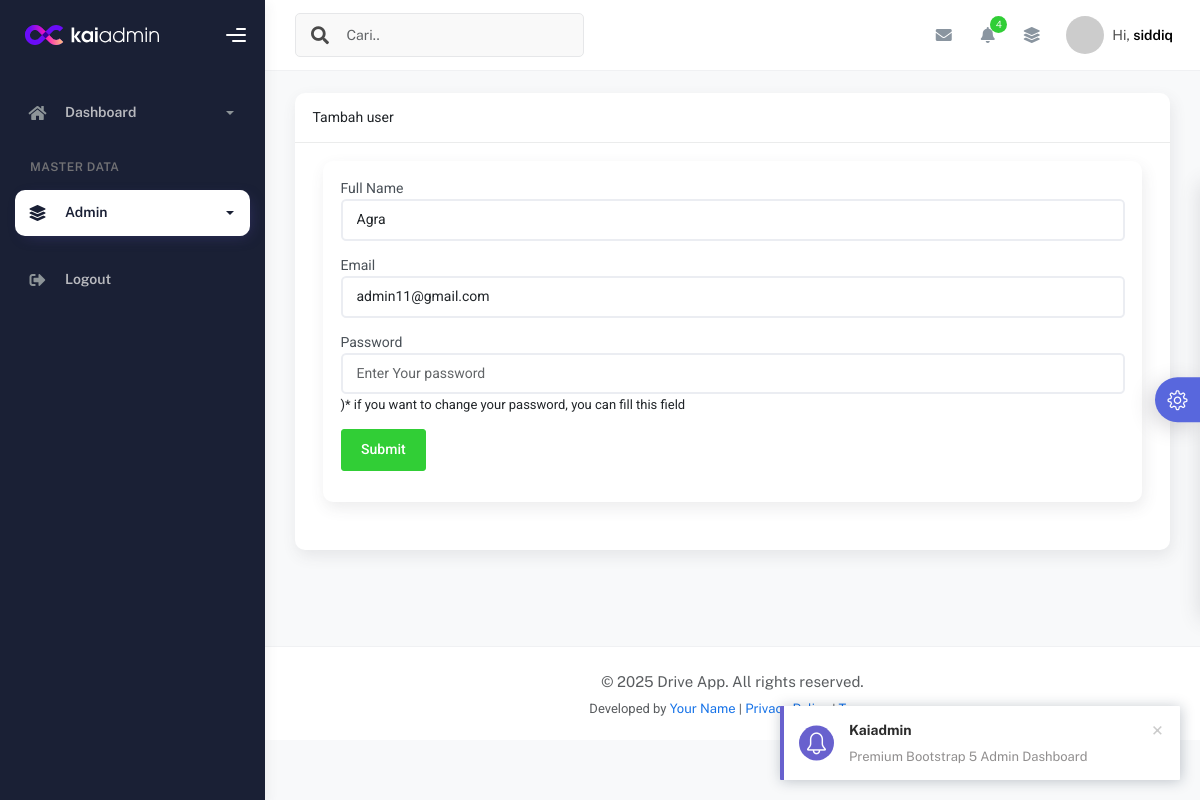
Page /menu.php?page=tambah-user&edit=25 (signed in) on the committed database.
### tables this page shows
CREATE TABLE `user` (
  `id` int(11) NOT NULL,
  `id_level` int(11) NOT NULL,
  `username` varchar(50) NOT NULL,
  `email` varchar(50) NOT NULL,
  `password` varchar(50) NOT NULL,
  `profile_picture` varchar(50) NOT NULL,
  `created_at` timestamp NOT NULL DEFAULT current_timestamp(),
  `updated_at` timestamp NOT NULL DEFAULT current_timestamp() ON UPDATE current_timestamp(),
  `deleted_at` tinyint(1) NOT NULL DEFAULT 0
);

### admin/content/tambah-user.php (the view, shortened to what this page needs)
<?php
include 'admin/controller/administrator-validation.php';
$id_user = isset($_GET['edit']) ? $_GET['edit'] : '';
$queryEdit = mysqli_query($config, "SELECT * FROM user WHERE id='$id_user'");
$rowEdit = mysqli_fetch_assoc($queryEdit);
?>
<div class="row">
    <div class="col-sm-12">
        <div class="card">
            <div class="card-body">
                <form action="" method="post">
                    <div class="mb-3">
                        <label for="">Full Name</label>
                        <input value="<?php echo isset($rowEdit['username']) ? $rowEdit['username'] : '' ?>" type="text" class="form-control" name="username" placeholder="Enter Your Name" required>
                    </div>
                    <div class="mb-3">
                        <label for="">Email</label>
                        <input value="<?php echo isset($rowEdit['email']) ? $rowEdit['email'] : '' ?>" type="email" class="form-control" name="email" placeholder="Enter Your Email" required>
                    </div>
                    <div class="mb-3">
                        <label for="">Password</label>
                        <input type="password" class="form-control" name="password" placeholder="Enter Your password" <?php echo empty($id_user) ? 'required' : '' ?>>
                        <small>
                            )* if you want to change your password, you can fill this field
                        </small>
                    </div>
                    <div class="mb-3">
                        <input type="submit" class="btn btn-success" name="save">
                    </div>
                </form>
            </div>
        </div>
    </div>
</div>

### admin/include/header.php (shortened to what this page needs)
 <?php
$idNav = $_SESSION['id'];
$queryNav = mysqli_query($config, "SELECT user.*, level.level_name FROM user LEFT JOIN level ON user.id_level = level.id WHERE user.id = '$idNav'");
$rowNav  = mysqli_fetch_array($queryNav);
?>
<nav
            class="navbar navbar-header navbar-header-transparent navbar-expand-lg border-bottom"
          >
            <div class="container-fluid">
              <nav
                class="navbar navbar-header-left navbar-expand-lg navbar-form nav-search p-0 d-none d-lg-flex"
              >
                <div class="input-group">
                  <div class="input-group-prepend">
                    <button type="submit"  class="btn btn-search pe-1">
                      <i class="fa fa-search search-icon"></i>
                    </button>
                  </div>
                  <input
                    type="text"
                    id='sidebarSearch'
                    placeholder="Cari.."
                    class="form-control"
                  />
                </div>
              </nav>
              <ul class="navbar-nav topbar-nav ms-md-auto align-items-center">
                <li class="nav-item topbar-icon dropdown hidden-caret">
                  <a
                    class="nav-link dropdown-toggle"
                    href="#"
                    id="messageDropdown"
                    role="button"
                    data-bs-toggle="dropdown"
                    aria-haspopup="true"
                    aria-expanded="false"
                  >
                    <i class="fa fa-envelope"></i>
                  </a>
                </li>
                <li class="nav-item topbar-icon dropdown hidden-caret">
                  <a
                    class="nav-link dropdown-toggle"
                    href="#"
                    id="notifDropdown"
                    role="button"
                    data-bs-toggle="dropdown"
                    aria-haspopup="true"
                    aria-expanded="false"
                  >
                    <i class="fa fa-bell"></i>
                    <span class="notification">4</span>
                  </a>
                </li>
                <li class="nav-item topbar-icon dropdown hidden-caret">
                  <a
                    class="nav-link"
                    data-bs-toggle="dropdown"
                    href="#"
                    aria-expanded="false"
                  >
                    <i class="fas fa-layer-group"></i>
                  </a>
                </li>
                <li class="nav-item topbar-user dropdown hidden-caret">
                  <a
                    class="dropdown-toggle profile-pic"
                    data-bs-toggle="dropdown"
                    href="#"
                    aria-expanded="false"
                  >
                    <div class="avatar-sm">
                      <img
                        src="<?= !empty($rowNav['profile_picture']) && file_exists('admin/img/profile_picture/' . $rowNav['profile_picture']) ? 'admin/img/profile_picture/' . $rowNav['profile_picture'] : 'https://placehold.co/100' ?> "
                        alt="..."
                        class="avatar-img rounded-circle"
                      />
                    </div>
                    <span class="profile-username">
                      <span class="op-7">Hi,</span>
                      <span class="fw-bold"><?= isset($rowNav['username']) ? $rowNav['username'] : '-- your name --' ?></span>
                    </span>
                  </a>
                </li>
              </ul>
            </div>
          </nav>

### rows in the picture
user: username "siddiq"
user: username "Agra", email "admin11@gmail.com"

### other values in the picture
str_replace("-", " ",  ucfirst($_GET['page'])) "Tambah user"
